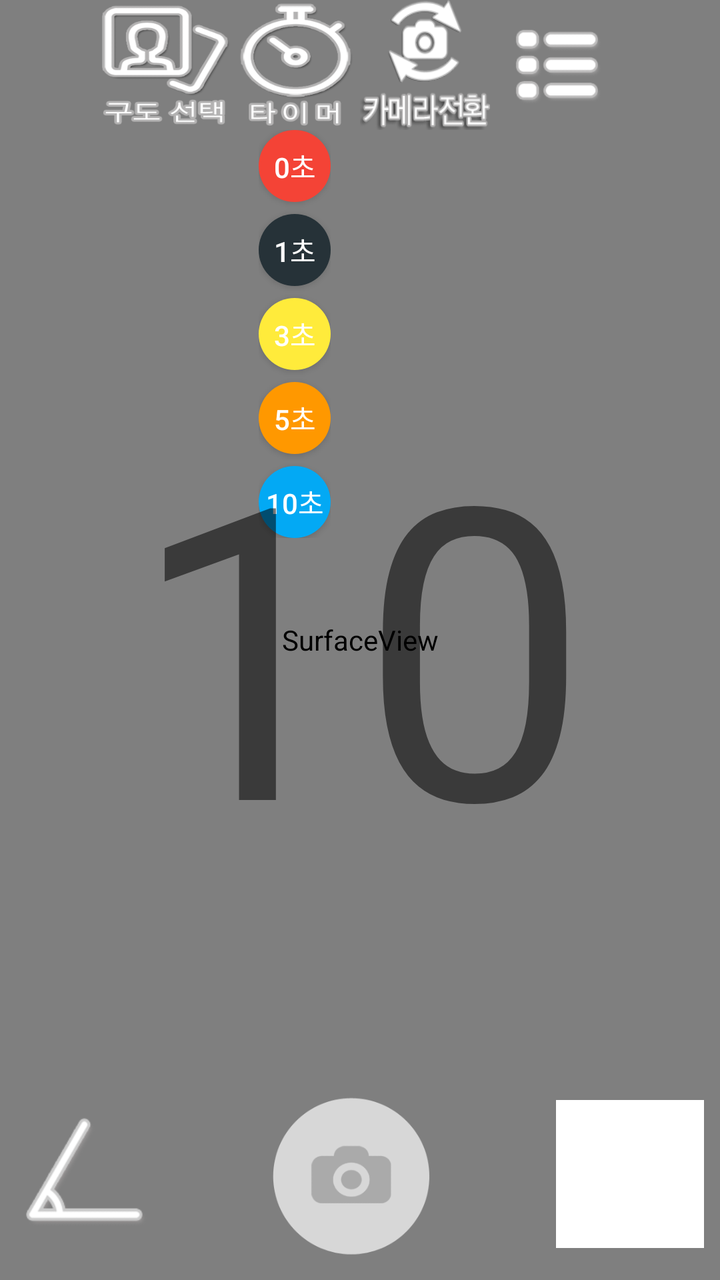
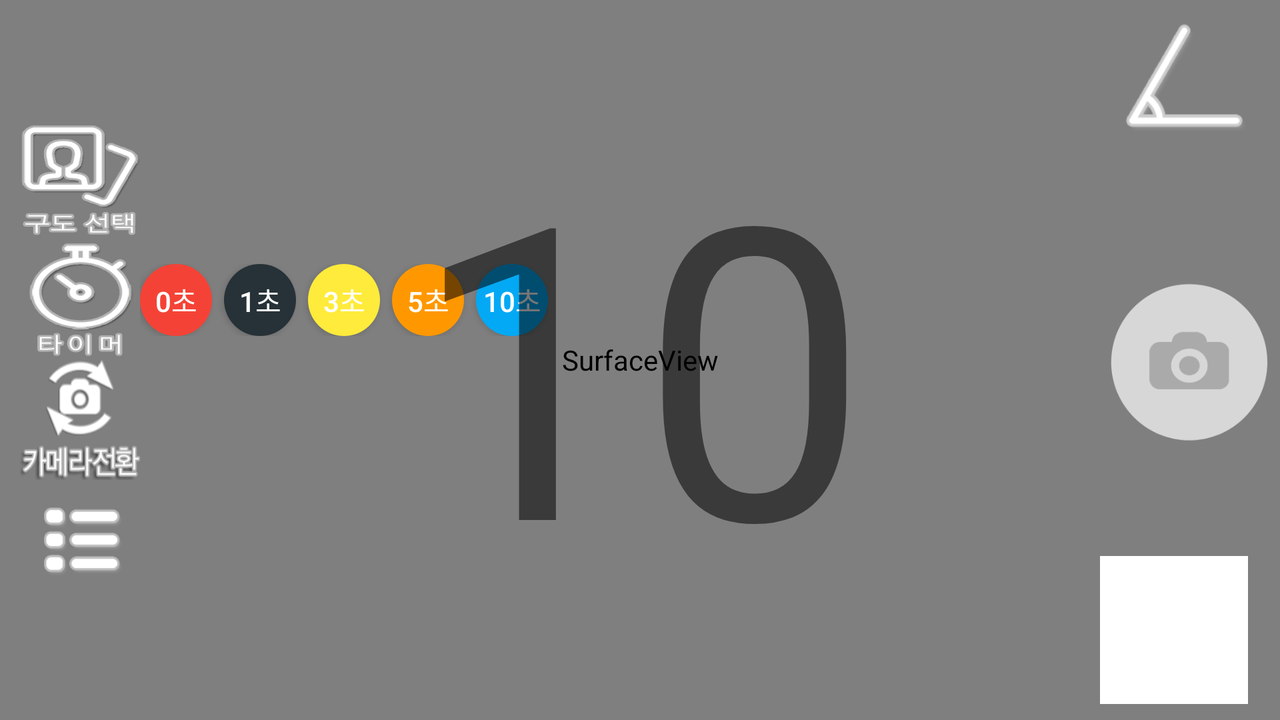

Compare how this app lays out the same screen by default and in its alternative resource folder. The renders come first, then the two layout files and the values they reference.
<!-- AndroidManifest.xml: application theme AppTheme -->
<!-- res/layout/activity_camera.xml -->
<RelativeLayout xmlns:android="http://schemas.android.com/apk/res/android"
    xmlns:tools="http://schemas.android.com/tools" android:layout_width="match_parent"
    android:layout_height="match_parent"
    tools:context=".MainActivity" >
    <RelativeLayout
        android:layout_width="fill_parent"
        android:layout_height="fill_parent" >
        <SurfaceView
            android:layout_width="wrap_content"
            android:layout_height="fill_parent"
            android:id="@+id/cameraSurface"
            android:layout_alignParentRight="true"
            android:layout_alignParentEnd="true"
            android:layout_alignParentLeft="true"
            android:layout_alignParentStart="true"
            android:layout_alignParentBottom="true" />
        <SurfaceView
            android:layout_width="wrap_content"
            android:layout_height="fill_parent"
            android:id="@+id/transparentSurface"
            android:layout_alignParentRight="true"
            android:layout_alignParentEnd="true"
            android:layout_alignParentLeft="true"
            android:layout_alignParentStart="true"
            android:layout_alignParentBottom="true" />
        <ImageView
            android:id="@+id/structureImageView"
            android:layout_width="fill_parent"
            android:layout_height="fill_parent"/>
        <Button
            style="@style/buttonTop"
            android:id="@+id/BaseButton"
            android:visibility="invisible"
            android:background="@drawable/btn_structure_off"/>
        <LinearLayout
            android:id="@+id/buttonArea"
            android:layout_width="fill_parent"
            android:layout_height="wrap_content"
            android:gravity="center_horizontal">
            <Button
                style="@style/buttonTop"
                android:id="@+id/selectStructureButton"
                android:background="@drawable/btn_structure_off"/>
            <LinearLayout
                android:layout_width="wrap_content"
                android:layout_height="wrap_content"
                android:gravity="center_horizontal"
                android:orientation="vertical">
                <Button
                    style="@style/buttonTop"
                    android:id="@+id/btn_timer"
                    android:background="@drawable/btn_timer_off" />
                <LinearLayout
                    android:id="@+id/layout_timer_btn_set"
                    android:layout_width="wrap_content"
                    android:layout_height="wrap_content"
                    android:gravity="center_horizontal"
                    android:orientation="vertical">
                    <Button
                        android:id="@+id/btn_timer_0"
                        android:layout_width="36dp"
                        android:layout_height="36dp"
                        android:background="@drawable/round_btn_red"
                        android:textSize="14sp"
                        android:textColor="#FFFFFF"
                        android:text="0초"/>
                    <Button
                        android:id="@+id/btn_timer_1"
                        android:layout_width="36dp"
                        android:layout_height="36dp"
                        android:background="@drawable/round_btn_blue_grey"
                        android:textSize="14sp"
                        android:textColor="#FFFFFF"
                        android:layout_marginTop="6dp"
                        android:text="1초"/>
                    <Button
                        android:id="@+id/btn_timer_3"
                        android:layout_width="36dp"
                        android:layout_height="36dp"
                        android:background="@drawable/round_btn_yellow"
                        android:textSize="14sp"
                        android:textColor="#FFFFFF"
                        android:layout_marginTop="6dp"
                        android:text="3초"/>
                    <Button
                        android:id="@+id/btn_timer_5"
                        android:layout_width="36dp"
                        android:layout_height="36dp"
                        android:background="@drawable/round_btn_orange"
                        android:textSize="14sp"
                        android:textColor="#FFFFFF"
                        android:layout_marginTop="6dp"
                        android:text="5초"/>
                    <Button
                        android:id="@+id/btn_timer_10"
                        android:layout_width="36dp"
                        android:layout_height="36dp"
                        android:background="@drawable/round_btn_blue"
                        android:textSize="14sp"
                        android:textColor="#FFFFFF"
                        android:layout_marginTop="6dp"
                        android:text="10초"/>
                </LinearLayout>
            </LinearLayout>
            <Button
                style="@style/buttonTop"
                android:id="@+id/rotateCameraButton"
                android:background="@drawable/btn_rotate_off" />
            <Button
                style="@style/buttonTop"
                android:id="@+id/etcButton"
                android:background="@drawable/btn_etc_off" />
        </LinearLayout>
        <RelativeLayout
            android:id="@+id/shutterArea"
            android:layout_width="fill_parent"
            android:layout_height="wrap_content"
            android:layout_marginBottom="8dp"
            android:layout_marginRight="8dp"
            android:layout_alignParentBottom="true">
            <ImageView
                android:id="@+id/angleStatus"
                android:layout_width="80dp"
                android:layout_height="80dp"
                android:src="@drawable/gyro_off"
                android:layout_centerVertical="true"/>
            <Button
                android:id="@+id/cameraButton"
                android:layout_width="90dp"
                android:layout_height="90dp"
                android:layout_gravity="center"
                android:gravity="center"
                android:layout_centerInParent="true"
                android:background="@drawable/btn_shutter_of" />
            <LinearLayout
                android:layout_width="74dp"
                android:layout_height="74dp"
                android:layout_centerVertical="true"
                android:layout_alignParentRight="true"
                android:gravity="center"
                android:background="#FFFFFF">
                <ImageView
                    android:id="@+id/thumbnailView"
                    android:layout_width="72dp"
                    android:layout_height="72dp"
                    android:scaleType="fitXY"/>
            </LinearLayout>
        </RelativeLayout>
        <LinearLayout
            android:id="@+id/structureLayout"
            android:layout_width="fill_parent"
            android:layout_height="fill_parent"
            android:layout_alignBaseline="@id/BaseButton"
            android:orientation="vertical">
        </LinearLayout>
    </RelativeLayout>
    <LinearLayout
        android:id="@+id/layout_timer_count"
        android:layout_width="fill_parent"
        android:layout_height="fill_parent"
        android:gravity="center">
        <TextView
            android:id="@+id/txt_timer_count"
            android:layout_width="wrap_content"
            android:layout_height="wrap_content"
            android:textSize="204sp"
            android:text="10" />
    </LinearLayout>
</RelativeLayout>
<!-- resources referenced by this layout -->
<resources>
  <!-- drawable btn_etc_off: png bitmap (drawable, 8273 bytes) -->
  <!-- drawable btn_rotate_off: png bitmap (drawable, 20564 bytes) -->
  <!-- drawable btn_shutter_of: png bitmap (drawable, 11105 bytes) -->
  <!-- drawable btn_structure_off: png bitmap (drawable, 21138 bytes) -->
  <!-- drawable btn_timer_off: png bitmap (drawable, 23363 bytes) -->
  <!-- drawable gyro_off: png bitmap (drawable, 6890 bytes) -->
  <!-- drawable round_btn_blue (drawable) -->
  <?xml version="1.0" encoding="utf-8"?>
  <shape xmlns:android="http://schemas.android.com/apk/res/android"
      android:shape="rectangle" >
      <solid android:color="#03A9F4" />
      <corners android:bottomRightRadius="18dp"
          android:bottomLeftRadius="18dp"
          android:topRightRadius="18dp"
          android:topLeftRadius="18dp"/>
  </shape>
  <!-- drawable round_btn_blue_grey (drawable-hdpi) -->
  <?xml version="1.0" encoding="utf-8"?>
  <shape xmlns:android="http://schemas.android.com/apk/res/android"
      android:shape="rectangle" >
      <solid android:color="#263238" />
      <corners android:bottomRightRadius="18dp"
          android:bottomLeftRadius="18dp"
          android:topRightRadius="18dp"
          android:topLeftRadius="18dp"/>
  </shape>
  <!-- drawable round_btn_orange (drawable) -->
  <?xml version="1.0" encoding="utf-8"?>
  <shape xmlns:android="http://schemas.android.com/apk/res/android"
      android:shape="rectangle" >
      <solid android:color="#FF9800" />
      <corners android:bottomRightRadius="18dp"
          android:bottomLeftRadius="18dp"
          android:topRightRadius="18dp"
          android:topLeftRadius="18dp"/>
  </shape>
  <!-- drawable round_btn_red (drawable-hdpi) -->
  <?xml version="1.0" encoding="utf-8"?>
  <shape xmlns:android="http://schemas.android.com/apk/res/android"
      android:shape="rectangle" >
      <solid android:color="#F44336" />
      <corners android:bottomRightRadius="18dp"
          android:bottomLeftRadius="18dp"
          android:topRightRadius="18dp"
          android:topLeftRadius="18dp"/>
  </shape>
  <!-- drawable round_btn_yellow (drawable) -->
  <?xml version="1.0" encoding="utf-8"?>
  <shape xmlns:android="http://schemas.android.com/apk/res/android"
      android:shape="rectangle" >
      <solid android:color="#FFEB3B" />
      <corners android:bottomRightRadius="18dp"
          android:bottomLeftRadius="18dp"
          android:topRightRadius="18dp"
          android:topLeftRadius="18dp"/>
  </shape>
  <style name="buttonTop">
          <item name="android:layout_width">65dp</item>
          <item name="android:layout_height">65dp</item>
          <item name="android:padding">20dp</item>
      </style>
  <style name="AppTheme" parent="Theme.AppCompat.Light.NoActionBar">
          <item name="android:windowFullscreen">true</item>
      </style>
</resources>
<!-- res/layout-land/activity_camera.xml (the repository's variant of the layout above) -->
<!-- drawn on the phone turned sideways -->
<RelativeLayout xmlns:android="http://schemas.android.com/apk/res/android"
    xmlns:tools="http://schemas.android.com/tools" android:layout_width="match_parent"
    android:layout_height="match_parent"
    tools:context=".MainActivity" >
    <RelativeLayout
        android:layout_width="fill_parent"
        android:layout_height="fill_parent" >
        <SurfaceView
            android:layout_width="wrap_content"
            android:layout_height="fill_parent"
            android:id="@+id/cameraSurface"
            android:layout_alignParentRight="true"
            android:layout_alignParentEnd="true"
            android:layout_alignParentLeft="true"
            android:layout_alignParentStart="true"
            android:layout_alignParentBottom="true" />
        <SurfaceView
            android:layout_width="wrap_content"
            android:layout_height="fill_parent"
            android:id="@+id/transparentSurface"
            android:layout_alignParentRight="true"
            android:layout_alignParentEnd="true"
            android:layout_alignParentLeft="true"
            android:layout_alignParentStart="true"
            android:layout_alignParentBottom="true" />
        <ImageView
            android:id="@+id/structureImageView"
            android:layout_width="fill_parent"
            android:layout_height="fill_parent"/>
        <Button
            style="@style/buttonTopLand"
            android:id="@+id/BaseButton"
            android:visibility="invisible"
            android:background="@drawable/btn_structure_off"/>
        <LinearLayout
            style="@style/topButtonArea"
            android:id="@+id/buttonArea"
            android:layout_width="wrap_content"
            android:layout_height="fill_parent"
            android:gravity="center_vertical"
            android:orientation="vertical">
            <Button
                style="@style/buttonTopLand"
                android:id="@+id/selectStructureButton"
                android:background="@drawable/btn_structure_off"/>
            <LinearLayout
                android:layout_width="wrap_content"
                android:layout_height="wrap_content"
                android:gravity="center_vertical"
                android:orientation="horizontal">
                <Button
                    style="@style/buttonTopLand"
                    android:id="@+id/btn_timer"
                    android:background="@drawable/btn_timer_off" />
                <LinearLayout
                    android:id="@+id/layout_timer_btn_set"
                    android:layout_width="wrap_content"
                    android:layout_height="wrap_content"
                    android:gravity="center_vertical"
                    android:orientation="horizontal">
                    <Button
                        android:id="@+id/btn_timer_0"
                        android:layout_width="36dp"
                        android:layout_height="36dp"
                        android:background="@drawable/round_btn_red"
                        android:textSize="14sp"
                        android:textColor="#FFFFFF"
                        android:text="0초"/>
                    <Button
                        android:id="@+id/btn_timer_1"
                        android:layout_width="36dp"
                        android:layout_height="36dp"
                        android:background="@drawable/round_btn_blue_grey"
                        android:textSize="14sp"
                        android:textColor="#FFFFFF"
                        android:layout_marginLeft="6dp"
                        android:text="1초"/>
                    <Button
                        android:id="@+id/btn_timer_3"
                        android:layout_width="36dp"
                        android:layout_height="36dp"
                        android:background="@drawable/round_btn_yellow"
                        android:textSize="14sp"
                        android:textColor="#FFFFFF"
                        android:layout_marginLeft="6dp"
                        android:text="3초"/>
                    <Button
                        android:id="@+id/btn_timer_5"
                        android:layout_width="36dp"
                        android:layout_height="36dp"
                        android:background="@drawable/round_btn_orange"
                        android:textSize="14sp"
                        android:textColor="#FFFFFF"
                        android:layout_marginLeft="6dp"
                        android:text="5초"/>
                    <Button
                        android:id="@+id/btn_timer_10"
                        android:layout_width="36dp"
                        android:layout_height="36dp"
                        android:background="@drawable/round_btn_blue"
                        android:textSize="14sp"
                        android:textColor="#FFFFFF"
                        android:layout_marginLeft="6dp"
                        android:text="10초"/>
                </LinearLayout>
            </LinearLayout>
            <Button
                style="@style/buttonTopLand"
                android:id="@+id/rotateCameraButton"
                android:background="@drawable/btn_rotate_off" />
            <Button
                style="@style/buttonTopLand"
                android:id="@+id/etcButton"
                android:background="@drawable/btn_etc_off" />
        </LinearLayout>
        <RelativeLayout
            android:id="@+id/shutterArea"
            android:layout_width="wrap_content"
            android:layout_height="fill_parent"
            android:layout_alignParentRight="true">
            <ImageView
                android:id="@+id/angleStatus"
                android:layout_width="80dp"
                android:layout_height="80dp"
                android:src="@drawable/gyro_off"
                android:layout_alignParentTop="true"/>
            <Button
                android:id="@+id/cameraButton"
                android:layout_width="90dp"
                android:layout_height="90dp"
                android:layout_gravity="center"
                android:gravity="center"
                android:layout_centerInParent="true"
                android:background="@drawable/btn_shutter_of" />
            <LinearLayout
                android:layout_width="74dp"
                android:layout_height="74dp"
                android:layout_alignParentBottom="true"
                android:gravity="center"
                android:layout_marginBottom="8dp"
                android:background="#FFFFFF">
                <ImageView
                    android:id="@+id/thumbnailView"
                    android:layout_width="72dp"
                    android:layout_height="72dp"
                    android:scaleType="fitXY"/>
            </LinearLayout>
        </RelativeLayout>
        <LinearLayout
            android:id="@+id/structureLayout"
            android:layout_width="fill_parent"
            android:layout_height="fill_parent"
            android:layout_toRightOf="@id/BaseButton"
            android:orientation="vertical">
        </LinearLayout>
    </RelativeLayout>
    <LinearLayout
        android:id="@+id/layout_timer_count"
        android:layout_width="fill_parent"
        android:layout_height="fill_parent"
        android:gravity="center">
        <TextView
            android:id="@+id/txt_timer_count"
            android:layout_width="wrap_content"
            android:layout_height="wrap_content"
            android:textSize="204sp"
            android:text="10" />
    </LinearLayout>

</RelativeLayout>
<!-- resources referenced by the variant -->
<!-- as the phone turned sideways resolves them -->
<resources>
  <!-- drawable btn_etc_off: png bitmap (drawable, 8273 bytes) -->
  <!-- drawable btn_rotate_off: png bitmap (drawable, 20564 bytes) -->
  <!-- drawable btn_shutter_of: png bitmap (drawable, 11105 bytes) -->
  <!-- drawable btn_structure_off: png bitmap (drawable, 21138 bytes) -->
  <!-- drawable btn_timer_off: png bitmap (drawable, 23363 bytes) -->
  <!-- drawable gyro_off: png bitmap (drawable, 6890 bytes) -->
  <!-- drawable round_btn_blue (drawable) -->
  <?xml version="1.0" encoding="utf-8"?>
  <shape xmlns:android="http://schemas.android.com/apk/res/android"
      android:shape="rectangle" >
      <solid android:color="#03A9F4" />
      <corners android:bottomRightRadius="18dp"
          android:bottomLeftRadius="18dp"
          android:topRightRadius="18dp"
          android:topLeftRadius="18dp"/>
  </shape>
  <!-- drawable round_btn_blue_grey (drawable-hdpi) -->
  <?xml version="1.0" encoding="utf-8"?>
  <shape xmlns:android="http://schemas.android.com/apk/res/android"
      android:shape="rectangle" >
      <solid android:color="#263238" />
      <corners android:bottomRightRadius="18dp"
          android:bottomLeftRadius="18dp"
          android:topRightRadius="18dp"
          android:topLeftRadius="18dp"/>
  </shape>
  <!-- drawable round_btn_orange (drawable) -->
  <?xml version="1.0" encoding="utf-8"?>
  <shape xmlns:android="http://schemas.android.com/apk/res/android"
      android:shape="rectangle" >
      <solid android:color="#FF9800" />
      <corners android:bottomRightRadius="18dp"
          android:bottomLeftRadius="18dp"
          android:topRightRadius="18dp"
          android:topLeftRadius="18dp"/>
  </shape>
  <!-- drawable round_btn_red (drawable-hdpi) -->
  <?xml version="1.0" encoding="utf-8"?>
  <shape xmlns:android="http://schemas.android.com/apk/res/android"
      android:shape="rectangle" >
      <solid android:color="#F44336" />
      <corners android:bottomRightRadius="18dp"
          android:bottomLeftRadius="18dp"
          android:topRightRadius="18dp"
          android:topLeftRadius="18dp"/>
  </shape>
  <!-- drawable round_btn_yellow (drawable) -->
  <?xml version="1.0" encoding="utf-8"?>
  <shape xmlns:android="http://schemas.android.com/apk/res/android"
      android:shape="rectangle" >
      <solid android:color="#FFEB3B" />
      <corners android:bottomRightRadius="18dp"
          android:bottomLeftRadius="18dp"
          android:topRightRadius="18dp"
          android:topLeftRadius="18dp"/>
  </shape>
  <style name="buttonTopLand">
          <item name="android:layout_width">60dp</item>
          <item name="android:layout_height">60dp</item>
          <item name="android:padding">20dp</item>
      </style>
  <style name="topButtonArea">
          <item name="android:layout_margin">10dp</item>
      </style>
  <style name="AppTheme" parent="Theme.AppCompat.Light.NoActionBar">
          <item name="android:windowFullscreen">true</item>
      </style>
</resources>
